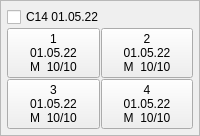
          <widget class="QFrame" name="frame_78">
           <property name="frameShape">
            <enum>QFrame::StyledPanel</enum>
           </property>
           <property name="frameShadow">
            <enum>QFrame::Raised</enum>
           </property>
           <layout class="QHBoxLayout" name="horizontalLayout_16">
            <property name="spacing">
             <number>1</number>
            </property>
            <property name="leftMargin">
             <number>1</number>
            </property>
            <property name="topMargin">
             <number>1</number>
            </property>
            <property name="rightMargin">
             <number>1</number>
            </property>
            <property name="bottomMargin">
             <number>1</number>
            </property>
            <item>
             <layout class="QGridLayout" name="gridLayout_78">
              <property name="leftMargin">
               <number>5</number>
              </property>
              <property name="topMargin">
               <number>5</number>
              </property>
              <property name="rightMargin">
               <number>5</number>
              </property>
              <property name="bottomMargin">
               <number>5</number>
              </property>
              <item row="0" column="0" colspan="2">
               <widget class="QCheckBox" name="A1_78">
                <property name="text">
                 <string>C14 01.05.22</string>
                </property>
               </widget>
              </item>
              <item row="1" column="0">
               <widget class="QPushButton" name="pushButton_312">
                <property name="text">
                 <string>1
01.05.22
M  10/10</string>
                </property>
               </widget>
              </item>
              <item row="1" column="1">
               <widget class="QPushButton" name="pushButton_313">
                <property name="text">
                 <string>2
01.05.22
M  10/10</string>
                </property>
               </widget>
              </item>
              <item row="2" column="0">
               <widget class="QPushButton" name="pushButton_314">
                <property name="text">
                 <string>3
01.05.22
M  10/10</string>
                </property>
               </widget>
              </item>
              <item row="2" column="1">
               <widget class="QPushButton" name="pushButton_315">
                <property name="text">
                 <string>4
01.05.22
M  10/10</string>
                </property>
               </widget>
              </item>
             </layout>
            </item>
           </layout>
          </widget>
